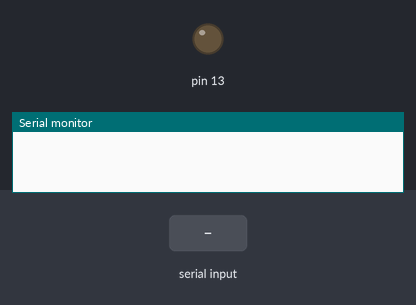
Bench run of a sketch on a simulated Arduino Uno, built with avr-gcc and run on an emulated ATmega328P. Parts: output pins drawn as LEDs (lit = HIGH), the last lines printed to the serial monitor. Inputs (shaded band) come from the test bench.

Above: at 1.2 s.
1.3 s: "1" received over Serial
At 2.6 s:
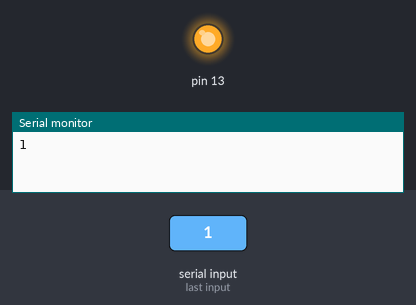
2.9 s: "2" received over Serial
At 4.1 s:
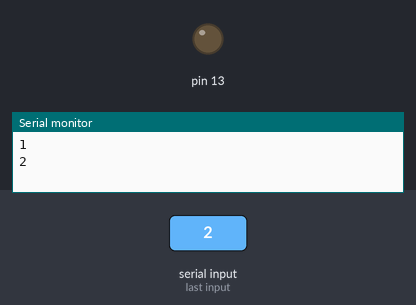
Timing chart, 0 to 5.9 s (numbered marks = the images above; inputs shaded):
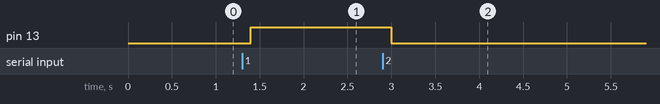

Measured:
- after the input at 1.3 s, pin 13: LOW → HIGH after 0.10 s
- after the input at 2.9 s, pin 13: HIGH → LOW after 0.10 s

The sketch:

bluetooth.ino
```cpp
  char val;

void setup() {
  pinMode(13,OUTPUT);
  Serial.begin(9600);


}


void loop() {


  if (Serial.available()){
    val=Serial.read();
    Serial.println(val);

  }
  if(val=='1')
  {digitalWrite(13,HIGH);
  }

    else if (val=='2')
     {digitalWrite(13,LOW);

     }

  delay(100);


}
```
